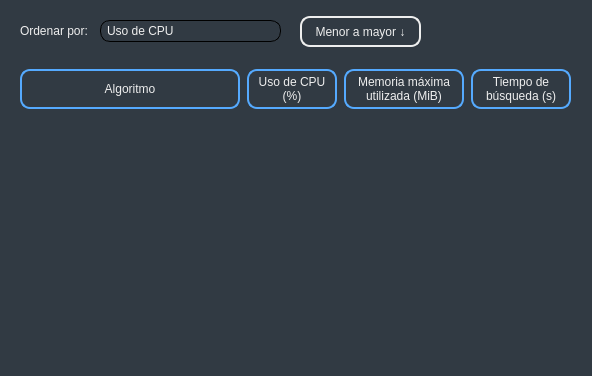
<?xml version="1.0" encoding="UTF-8"?>
<ui version="4.0">
 <class>Dialog</class>
 <widget class="QDialog" name="Dialog">
  <property name="geometry">
   <rect>
    <x>0</x>
    <y>0</y>
    <width>592</width>
    <height>376</height>
   </rect>
  </property>
  <property name="minimumSize">
   <size>
    <width>592</width>
    <height>376</height>
   </size>
  </property>
  <property name="maximumSize">
   <size>
    <width>592</width>
    <height>376</height>
   </size>
  </property>
  <property name="windowTitle">
   <string>Rendimiento computacional</string>
  </property>
  <property name="windowIcon">
   <iconset>
    <normaloff>minilogo.ico</normaloff>minilogo.ico</iconset>
  </property>
  <property name="styleSheet">
   <string notr="true"> background-color: rgb(49, 58, 67);</string>
  </property>
  <widget class="QLabel" name="lbl_ordenar">
   <property name="geometry">
    <rect>
     <x>20</x>
     <y>23</y>
     <width>81</width>
     <height>16</height>
    </rect>
   </property>
   <property name="styleSheet">
    <string notr="true">color:rgb(238, 238, 238);
font: 75 10pt &quot;MS Shell Dlg 2&quot;;
</string>
   </property>
   <property name="text">
    <string>Ordenar por:</string>
   </property>
  </widget>
  <widget class="QPushButton" name="pbtn_ordenar">
   <property name="geometry">
    <rect>
     <x>300</x>
     <y>16</y>
     <width>121</width>
     <height>31</height>
    </rect>
   </property>
   <property name="focusPolicy">
    <enum>Qt::NoFocus</enum>
   </property>
   <property name="styleSheet">
    <string notr="true">QPushButton {
    border: 2px solid rgb(238, 238, 238);
    border-radius: 10px;
    background-color: transparent;
	color:rgb(238, 238, 238);
	font: 75 10pt &quot;MS Shell Dlg 2&quot;;
}

QPushButton:hover{
	border: 2px solid rgb(85,170,255);
}

QPushButton:pressed {
    background-color: rgb(85,170,255);
	color:black;
}

QPushButton:flat {
    border: none; /* no border for a flat push button */
}

QPushButton:default {
    border-color: navy; /* make the default button prominent */
}</string>
   </property>
   <property name="text">
    <string>Menor a mayor ↓</string>
   </property>
  </widget>
  <widget class="QScrollArea" name="scllarea">
   <property name="geometry">
    <rect>
     <x>10</x>
     <y>60</y>
     <width>571</width>
     <height>301</height>
    </rect>
   </property>
   <property name="styleSheet">
    <string notr="true">QScrollBar:vertical {
   /* border: 2px solid black;*/
    background: rgb(49, 58, 67);
    width: 5px;
    margin: 20px 0 20px 0;
}
QScrollBar::handle:vertical {
    background: rgb(85,170,255);
    min-height: 10px;
}
QScrollBar::add-line:vertical {
    border: 1px black;
    background: black;
    height: 0px;
    subcontrol-position: bottom;
    subcontrol-origin: margin;
}

QScrollBar::sub-line:vertical {
    border: 1px black;
    background: black;
    height: 0px;
    subcontrol-position: top;
    subcontrol-origin: margin;
}

QScrollBar::sub-page:vertical {
    background: rgb(79, 93, 108);
}

QScrollBar::add-page:vertical {
    background: rgb(79, 93, 108);
}</string>
   </property>
   <property name="frameShape">
    <enum>QFrame::NoFrame</enum>
   </property>
   <property name="widgetResizable">
    <bool>true</bool>
   </property>
   <property name="alignment">
    <set>Qt::AlignHCenter|Qt::AlignTop</set>
   </property>
   <widget class="QWidget" name="scrollAreaWidgetContents_5">
    <property name="geometry">
     <rect>
      <x>0</x>
      <y>0</y>
      <width>571</width>
      <height>55</height>
     </rect>
    </property>
    <property name="sizePolicy">
     <sizepolicy hsizetype="Preferred" vsizetype="Maximum">
      <horstretch>0</horstretch>
      <verstretch>0</verstretch>
     </sizepolicy>
    </property>
    <layout class="QGridLayout" name="layout">
     <property name="sizeConstraint">
      <enum>QLayout::SetMinimumSize</enum>
     </property>
     <property name="bottomMargin">
      <number>0</number>
     </property>
     <item row="0" column="1">
      <widget class="QLabel" name="lbl_cpu">
       <property name="sizePolicy">
        <sizepolicy hsizetype="Maximum" vsizetype="Minimum">
         <horstretch>0</horstretch>
         <verstretch>0</verstretch>
        </sizepolicy>
       </property>
       <property name="minimumSize">
        <size>
         <width>90</width>
         <height>0</height>
        </size>
       </property>
       <property name="styleSheet">
        <string notr="true">color:rgb(238, 238, 238);
font: 75 10pt &quot;MS Shell Dlg 2&quot;;

border: 2px solid;
border-color:rgb(85,170,255);
border-radius: 10px;
padding-left: 5px;
padding-right: 5px;</string>
       </property>
       <property name="frameShape">
        <enum>QFrame::Box</enum>
       </property>
       <property name="text">
        <string>Uso de CPU
(%)</string>
       </property>
       <property name="alignment">
        <set>Qt::AlignCenter</set>
       </property>
       <property name="margin">
        <number>5</number>
       </property>
       <property name="indent">
        <number>4</number>
       </property>
      </widget>
     </item>
     <item row="0" column="3">
      <widget class="QLabel" name="lbl_tiempo">
       <property name="sizePolicy">
        <sizepolicy hsizetype="Maximum" vsizetype="Minimum">
         <horstretch>0</horstretch>
         <verstretch>0</verstretch>
        </sizepolicy>
       </property>
       <property name="minimumSize">
        <size>
         <width>100</width>
         <height>0</height>
        </size>
       </property>
       <property name="styleSheet">
        <string notr="true">color:rgb(238, 238, 238);
font: 75 10pt &quot;MS Shell Dlg 2&quot;;

border: 2px solid;
border-color:rgb(85,170,255);
border-radius: 10px;
padding-left: 5px;
padding-right: 5px;</string>
       </property>
       <property name="frameShape">
        <enum>QFrame::Box</enum>
       </property>
       <property name="text">
        <string>Tiempo de
búsqueda (s)</string>
       </property>
       <property name="alignment">
        <set>Qt::AlignCenter</set>
       </property>
       <property name="margin">
        <number>5</number>
       </property>
       <property name="indent">
        <number>4</number>
       </property>
      </widget>
     </item>
     <item row="0" column="2">
      <widget class="QLabel" name="lbl_ram">
       <property name="sizePolicy">
        <sizepolicy hsizetype="Maximum" vsizetype="Expanding">
         <horstretch>0</horstretch>
         <verstretch>0</verstretch>
        </sizepolicy>
       </property>
       <property name="minimumSize">
        <size>
         <width>120</width>
         <height>40</height>
        </size>
       </property>
       <property name="maximumSize">
        <size>
         <width>90</width>
         <height>40</height>
        </size>
       </property>
       <property name="toolTip">
        <string>&lt;html&gt;&lt;head/&gt;&lt;body&gt;&lt;p&gt;Memoria RAM empleada.&lt;/p&gt;&lt;/body&gt;&lt;/html&gt;</string>
       </property>
       <property name="styleSheet">
        <string notr="true">QLabel{
color:rgb(238, 238, 238);
font: 75 10pt &quot;MS Shell Dlg 2&quot;;
border: 2px solid;
border-color:rgb(85,170,255);
border-radius: 10px;
padding-left: 5px;
padding-right: 5px;
}
QToolTip{ 
background-color: rgb(79, 93, 108); 
color: rgb(238, 238, 238); 
border: black solid 2px;
}</string>
       </property>
       <property name="frameShape">
        <enum>QFrame::Box</enum>
       </property>
       <property name="text">
        <string>Memoria máxima
utilizada (MiB)</string>
       </property>
       <property name="alignment">
        <set>Qt::AlignCenter</set>
       </property>
       <property name="margin">
        <number>4</number>
       </property>
       <property name="indent">
        <number>4</number>
       </property>
      </widget>
     </item>
     <item row="0" column="0">
      <widget class="QLabel" name="lbl_algoritmo">
       <property name="sizePolicy">
        <sizepolicy hsizetype="Fixed" vsizetype="Minimum">
         <horstretch>0</horstretch>
         <verstretch>0</verstretch>
        </sizepolicy>
       </property>
       <property name="minimumSize">
        <size>
         <width>220</width>
         <height>0</height>
        </size>
       </property>
       <property name="styleSheet">
        <string notr="true">color:rgb(238, 238, 238);
font: 75 10pt &quot;MS Shell Dlg 2&quot;;

border: 2px solid;
border-color:rgb(85,170,255);
border-radius: 10px;
padding-left: 5px;
padding-right: 5px;
</string>
       </property>
       <property name="frameShape">
        <enum>QFrame::Box</enum>
       </property>
       <property name="text">
        <string>Algoritmo</string>
       </property>
       <property name="alignment">
        <set>Qt::AlignCenter</set>
       </property>
       <property name="margin">
        <number>5</number>
       </property>
       <property name="indent">
        <number>0</number>
       </property>
      </widget>
     </item>
    </layout>
   </widget>
  </widget>
  <widget class="QComboBox" name="cbx_ordenar">
   <property name="geometry">
    <rect>
     <x>100</x>
     <y>20</y>
     <width>181</width>
     <height>22</height>
    </rect>
   </property>
   <property name="styleSheet">
    <string notr="true">QComboBox {
    border:1px solid rgb(0, 0, 0);
   	border-radius: 10px;
	color:rgb(238, 238, 238);
	font: 75 10pt &quot;MS Shell Dlg 2&quot;;
	background-color: rgb(49, 58, 67);
    padding-left: 6px;
}

QComboBox:hover{
	border: 1px solid rgb(85,170,255);
}

QComboBox:focus{
	border: 1px solid rgb(85,170,255);
}

QComboBox::drop-down {    
    border-left-width: 0px;
    border-left-color: black;
    border-left-style: solid; 
	width:0px;
}

QComboBox QAbstractItemView {
    selection-background-color: rgb(85,170,255);
	selection-color: black;
	color: rgb(238, 238, 238);
	background-color: rgb(79, 93, 108);
}</string>
   </property>
   <item>
    <property name="text">
     <string>Uso de CPU</string>
    </property>
   </item>
   <item>
    <property name="text">
     <string>Memoria máxima utilizada</string>
    </property>
   </item>
   <item>
    <property name="text">
     <string>Tiempo de búsqueda</string>
    </property>
   </item>
  </widget>
 </widget>
 <resources/>
 <connections/>
</ui>
